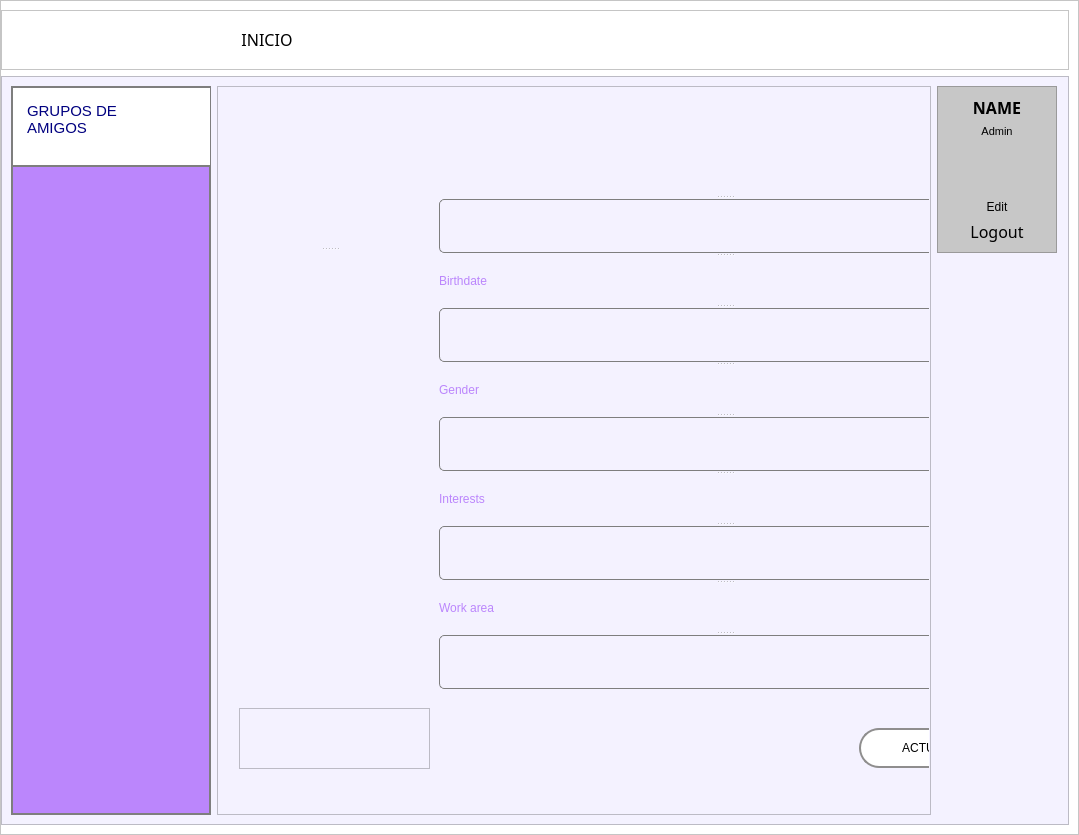
<?xml version="1.0" encoding="UTF-8"?>
<ui version="4.0">
 <class>MainWindow</class>
 <widget class="QMainWindow" name="MainWindow">
  <property name="geometry">
   <rect>
    <x>0</x>
    <y>0</y>
    <width>1079</width>
    <height>835</height>
   </rect>
  </property>
  <property name="windowTitle">
   <string>MainWindow</string>
  </property>
  <widget class="QWidget" name="centralwidget">
   <layout class="QHBoxLayout" name="horizontalLayout_3">
    <property name="spacing">
     <number>0</number>
    </property>
    <property name="leftMargin">
     <number>0</number>
    </property>
    <property name="topMargin">
     <number>0</number>
    </property>
    <property name="rightMargin">
     <number>0</number>
    </property>
    <property name="bottomMargin">
     <number>0</number>
    </property>
    <item>
     <widget class="QWidget" name="profile" native="true">
      <property name="minimumSize">
       <size>
        <width>100</width>
        <height>0</height>
       </size>
      </property>
      <layout class="QVBoxLayout" name="verticalLayout_5">
       <property name="spacing">
        <number>0</number>
       </property>
       <property name="leftMargin">
        <number>0</number>
       </property>
       <property name="topMargin">
        <number>0</number>
       </property>
       <property name="rightMargin">
        <number>0</number>
       </property>
       <property name="bottomMargin">
        <number>0</number>
       </property>
       <item>
        <widget class="QFrame" name="frame">
         <property name="styleSheet">
          <string notr="true">background-color: rgb(255, 255, 255);</string>
         </property>
         <property name="frameShape">
          <enum>QFrame::StyledPanel</enum>
         </property>
         <property name="frameShadow">
          <enum>QFrame::Raised</enum>
         </property>
         <layout class="QVBoxLayout" name="verticalLayout_2" stretch="0,11">
          <property name="leftMargin">
           <number>0</number>
          </property>
          <item>
           <widget class="QFrame" name="frame_superior">
            <property name="styleSheet">
             <string notr="true">Qframe{
background-color:rgb(0, 0, 0);
}

QPushButton{
background-color:#000000ff;
border-radius:20px;
}

QPushButton:hover{
background-color:rgb(61, 61, 61);
border-radius:20px;
color: rgb(255, 255, 255);
font: 20pt &quot;Bahnschrift SemiLight&quot;;
}</string>
            </property>
            <property name="frameShape">
             <enum>QFrame::StyledPanel</enum>
            </property>
            <property name="frameShadow">
             <enum>QFrame::Raised</enum>
            </property>
            <layout class="QHBoxLayout" name="horizontalLayout">
             <item>
              <widget class="QPushButton" name="bt_menu">
               <property name="minimumSize">
                <size>
                 <width>200</width>
                 <height>20</height>
                </size>
               </property>
               <property name="text">
                <string/>
               </property>
               <property name="icon">
                <iconset>
                 <normaloff>../../../../Downloads/menu.svg</normaloff>../../../../Downloads/menu.svg</iconset>
               </property>
               <property name="iconSize">
                <size>
                 <width>40</width>
                 <height>40</height>
                </size>
               </property>
              </widget>
             </item>
             <item>
              <widget class="QPushButton" name="bt_inicio">
               <property name="minimumSize">
                <size>
                 <width>100</width>
                 <height>0</height>
                </size>
               </property>
               <property name="font">
                <font>
                 <family>Bahnschrift SemiLight</family>
                 <pointsize>12</pointsize>
                 <weight>3</weight>
                 <italic>false</italic>
                 <bold>false</bold>
                </font>
               </property>
               <property name="styleSheet">
                <string notr="true">QPushButton{
background-color: white;
border-radius: 10px;
font: 30 12pt &quot;Bahnschrift SemiLight&quot;;
}

QPushButton:hover{
background-color: rgb(61, 61, 61);
border-radius: 10px;
font: 30 11pt &quot;Bahnschrift SemiLight&quot;;
}</string>
               </property>
               <property name="text">
                <string>INICIO</string>
               </property>
               <property name="iconSize">
                <size>
                 <width>20</width>
                 <height>20</height>
                </size>
               </property>
              </widget>
             </item>
             <item>
              <spacer name="horizontalSpacer">
               <property name="orientation">
                <enum>Qt::Horizontal</enum>
               </property>
               <property name="sizeHint" stdset="0">
                <size>
                 <width>40</width>
                 <height>20</height>
                </size>
               </property>
              </spacer>
             </item>
             <item>
              <widget class="QPushButton" name="bt_perfil">
               <property name="minimumSize">
                <size>
                 <width>40</width>
                 <height>40</height>
                </size>
               </property>
               <property name="text">
                <string/>
               </property>
               <property name="icon">
                <iconset>
                 <normaloff>../../../../Downloads/Perfil.jpeg</normaloff>../../../../Downloads/Perfil.jpeg</iconset>
               </property>
               <property name="iconSize">
                <size>
                 <width>40</width>
                 <height>40</height>
                </size>
               </property>
              </widget>
             </item>
            </layout>
           </widget>
          </item>
          <item>
           <widget class="QFrame" name="frame_contenido">
            <property name="styleSheet">
             <string notr="true">background-color: rgb(244, 242, 255);</string>
            </property>
            <property name="frameShape">
             <enum>QFrame::StyledPanel</enum>
            </property>
            <property name="frameShadow">
             <enum>QFrame::Raised</enum>
            </property>
            <layout class="QHBoxLayout" name="horizontalLayout_2">
             <property name="rightMargin">
              <number>11</number>
             </property>
             <item>
              <widget class="QFrame" name="frame_menu">
               <property name="minimumSize">
                <size>
                 <width>200</width>
                 <height>0</height>
                </size>
               </property>
               <property name="maximumSize">
                <size>
                 <width>0</width>
                 <height>16777215</height>
                </size>
               </property>
               <property name="styleSheet">
                <string notr="true">
QFrame{
background-color: rgb(187, 134, 252);
border: 2px solid  rgb(126, 126, 126);
}

QPushButton{
width: 201px;
height: 58px;
border-radius:20px;
background-color: white;
color: rgb(0, 0, 0);
font: 10pt &quot;Bahnschrift SemiLight&quot;;
}

QPushButton:hover{
width: 200px;
height: 57px;
border-radius:20px;
background-color: rgb(61, 61, 61);
color: rgb(255, 255, 255);
font: 9pt &quot;Bahnschrift SemiLight&quot;;
}</string>
               </property>
               <property name="frameShape">
                <enum>QFrame::StyledPanel</enum>
               </property>
               <property name="frameShadow">
                <enum>QFrame::Raised</enum>
               </property>
               <widget class="QFrame" name="frame_2">
                <property name="geometry">
                 <rect>
                  <x>0</x>
                  <y>0</y>
                  <width>201</width>
                  <height>81</height>
                 </rect>
                </property>
                <property name="styleSheet">
                 <string notr="true">
QFrame{
background-color: rgb(255, 255, 255);
}

QPushButton{
background-color: white;
border-top-left-radius: 5px;
border-bottom-left-radius: 5px;
color: rgb(0, 0, 0);
font: 12pt &quot;Bahnschrift SemiLight&quot;;
}

QPushButtom:hover{
background-color: rgb(61, 61, 61);
border-top-left-radius: 5px;
border-bottom-left-radius: 5px;
color: rgb(255, 255, 255);
font: 12pt &quot;Bahnschrift SemiLight&quot;;
}</string>
                </property>
                <property name="frameShape">
                 <enum>QFrame::StyledPanel</enum>
                </property>
                <property name="frameShadow">
                 <enum>QFrame::Raised</enum>
                </property>
                <property name="lineWidth">
                 <number>1</number>
                </property>
                <widget class="QTextEdit" name="textEdit">
                 <property name="geometry">
                  <rect>
                   <x>10</x>
                   <y>10</y>
                   <width>121</width>
                   <height>61</height>
                  </rect>
                 </property>
                 <property name="styleSheet">
                  <string notr="true">font: 9pt &quot;Bahnschrift SemiLight&quot;;
border-color: rgb(255, 255, 255);</string>
                 </property>
                 <property name="frameShape">
                  <enum>QFrame::StyledPanel</enum>
                 </property>
                 <property name="html">
                  <string>&lt;!DOCTYPE HTML PUBLIC &quot;-//W3C//DTD HTML 4.0//EN&quot; &quot;http://www.w3.org/TR/REC-html40/strict.dtd&quot;&gt;
&lt;html&gt;&lt;head&gt;&lt;meta name=&quot;qrichtext&quot; content=&quot;1&quot; /&gt;&lt;style type=&quot;text/css&quot;&gt;
p, li { white-space: pre-wrap; }
&lt;/style&gt;&lt;/head&gt;&lt;body style=&quot; font-family:'Bahnschrift SemiLight'; font-size:9pt; font-weight:400; font-style:normal;&quot;&gt;
&lt;p style=&quot; margin-top:0px; margin-bottom:0px; margin-left:0px; margin-right:0px; -qt-block-indent:0; text-indent:0px;&quot;&gt;&lt;span style=&quot; font-size:11pt; color:#00007f;&quot;&gt;GRUPOS DE AMIGOS&lt;/span&gt;&lt;/p&gt;&lt;/body&gt;&lt;/html&gt;</string>
                 </property>
                </widget>
                <widget class="QPushButton" name="bt_mas">
                 <property name="geometry">
                  <rect>
                   <x>140</x>
                   <y>20</y>
                   <width>41</width>
                   <height>41</height>
                  </rect>
                 </property>
                 <property name="styleSheet">
                  <string notr="true">QPushButton{
background-color: white;
border-radius: 20px;
}

QPushButton:hover{
background-color: rgb(61, 61, 61);
border-radius: 20px;
}</string>
                 </property>
                 <property name="text">
                  <string/>
                 </property>
                 <property name="icon">
                  <iconset>
                   <normaloff>../../../../Downloads/plus-circle.svg</normaloff>../../../../Downloads/plus-circle.svg</iconset>
                 </property>
                 <property name="iconSize">
                  <size>
                   <width>35</width>
                   <height>35</height>
                  </size>
                 </property>
                </widget>
               </widget>
              </widget>
             </item>
             <item>
              <widget class="QFrame" name="frame_perfil">
               <property name="frameShape">
                <enum>QFrame::StyledPanel</enum>
               </property>
               <property name="frameShadow">
                <enum>QFrame::Raised</enum>
               </property>
               <layout class="QVBoxLayout" name="verticalLayout_3">
                <property name="spacing">
                 <number>0</number>
                </property>
                <property name="leftMargin">
                 <number>1</number>
                </property>
                <property name="topMargin">
                 <number>1</number>
                </property>
                <property name="rightMargin">
                 <number>1</number>
                </property>
                <property name="bottomMargin">
                 <number>1</number>
                </property>
                <item>
                 <widget class="QStackedWidget" name="stackedWidget">
                  <property name="styleSheet">
                   <string notr="true">QFrame{
background-color: (255, 255, 255);
}

QLabel{
background-color: (255, 255, 255);
font: 10pt &quot;Bahnschrift SemiLight&quot;;
}</string>
                  </property>
                  <property name="frameShape">
                   <enum>QFrame::NoFrame</enum>
                  </property>
                  <property name="currentIndex">
                   <number>0</number>
                  </property>
                  <widget class="QWidget" name="page_perfil">
                   <widget class="QPushButton" name="bt_actualizar">
                    <property name="geometry">
                     <rect>
                      <x>640</x>
                      <y>640</y>
                      <width>161</width>
                      <height>40</height>
                     </rect>
                    </property>
                    <property name="minimumSize">
                     <size>
                      <width>40</width>
                      <height>40</height>
                     </size>
                    </property>
                    <property name="styleSheet">
                     <string notr="true">QPushButton{
background-color: rgb(255, 255, 255);
border-radius:20px;
border: 2px solid  rgb(143, 142, 142);
font: 25 10pt &quot;Bahnschrift SemiLight&quot;;
}

QPushButton:hover{
background-color:rgb(61, 61, 61);
border-radius:20px;
color: rgb(255, 255, 255);
font: 25 9pt &quot;Bahnschrift SemiLight&quot;;
}
</string>
                    </property>
                    <property name="text">
                     <string>ACTUALIZAR</string>
                    </property>
                   </widget>
                   <widget class="QSplitter" name="splitter_2">
                    <property name="geometry">
                     <rect>
                      <x>30</x>
                      <y>60</y>
                      <width>161</width>
                      <height>201</height>
                     </rect>
                    </property>
                    <property name="orientation">
                     <enum>Qt::Vertical</enum>
                    </property>
                    <widget class="QLabel" name="label_2">
                     <property name="text">
                      <string/>
                     </property>
                     <property name="pixmap">
                      <pixmap>../../../../Downloads/Perfil.jpeg</pixmap>
                     </property>
                     <property name="alignment">
                      <set>Qt::AlignCenter</set>
                     </property>
                    </widget>
                    <widget class="QLabel" name="nombre">
                     <property name="styleSheet">
                      <string notr="true">color: rgb(110, 132, 255);
font: 87 12pt &quot;Arial Black&quot;;</string>
                     </property>
                     <property name="text">
                      <string/>
                     </property>
                     <property name="alignment">
                      <set>Qt::AlignCenter</set>
                     </property>
                    </widget>
                   </widget>
                   <widget class="QSplitter" name="splitter">
                    <property name="geometry">
                     <rect>
                      <x>220</x>
                      <y>60</y>
                      <width>571</width>
                      <height>541</height>
                     </rect>
                    </property>
                    <property name="orientation">
                     <enum>Qt::Vertical</enum>
                    </property>
                    <widget class="QLabel" name="profesion">
                     <property name="minimumSize">
                      <size>
                       <width>20</width>
                       <height>0</height>
                      </size>
                     </property>
                     <property name="styleSheet">
                      <string notr="true">color: rgb(110, 132, 255);
font: 80 26pt &quot;Bahnschrift&quot;;</string>
                     </property>
                     <property name="text">
                      <string/>
                     </property>
                    </widget>
                    <widget class="QLabel" name="resena">
                     <property name="minimumSize">
                      <size>
                       <width>200</width>
                       <height>0</height>
                      </size>
                     </property>
                     <property name="styleSheet">
                      <string notr="true">QFrame{
background-color: (255, 255, 255);
}

QLabel{
background-color: (255, 255, 255);
border: 1px solid  rgb(126, 126, 126);
border-radius: 5px;
font: 10pt &quot;Bahnschrift SemiLight&quot;;
}</string>
                     </property>
                     <property name="text">
                      <string/>
                     </property>
                    </widget>
                    <widget class="QLabel" name="label_6">
                     <property name="minimumSize">
                      <size>
                       <width>20</width>
                       <height>0</height>
                      </size>
                     </property>
                     <property name="styleSheet">
                      <string notr="true">color: rgb(187, 134, 252);
font: 12pt &quot;Bahnschrift SemiLight&quot;;</string>
                     </property>
                     <property name="text">
                      <string>Birthdate</string>
                     </property>
                    </widget>
                    <widget class="QLabel" name="birthdate">
                     <property name="styleSheet">
                      <string notr="true">QFrame{
background-color: (255, 255, 255);
}

QLabel{
background-color: (255, 255, 255);
border: 1px solid  rgb(126, 126, 126);
border-radius: 5px;
font: 10pt &quot;Bahnschrift SemiLight&quot;;
}</string>
                     </property>
                     <property name="text">
                      <string/>
                     </property>
                    </widget>
                    <widget class="QLabel" name="label_5">
                     <property name="minimumSize">
                      <size>
                       <width>20</width>
                       <height>0</height>
                      </size>
                     </property>
                     <property name="styleSheet">
                      <string notr="true">color: rgb(187, 134, 252);
font: 12pt &quot;Bahnschrift SemiLight&quot;;</string>
                     </property>
                     <property name="text">
                      <string>Gender</string>
                     </property>
                    </widget>
                    <widget class="QLabel" name="gender">
                     <property name="styleSheet">
                      <string notr="true">QFrame{
background-color: (255, 255, 255);
}

QLabel{
background-color: (255, 255, 255);
border: 1px solid  rgb(126, 126, 126);
border-radius: 5px;
font: 10pt &quot;Bahnschrift SemiLight&quot;;
}</string>
                     </property>
                     <property name="text">
                      <string/>
                     </property>
                    </widget>
                    <widget class="QLabel" name="label_7">
                     <property name="minimumSize">
                      <size>
                       <width>30</width>
                       <height>0</height>
                      </size>
                     </property>
                     <property name="styleSheet">
                      <string notr="true">color: rgb(187, 134, 252);
font: 12pt &quot;Bahnschrift SemiLight&quot;;</string>
                     </property>
                     <property name="text">
                      <string>Interests</string>
                     </property>
                    </widget>
                    <widget class="QLabel" name="interests">
                     <property name="styleSheet">
                      <string notr="true">QFrame{
background-color: (255, 255, 255);
}

QLabel{
background-color: (255, 255, 255);
border: 1px solid  rgb(126, 126, 126);
border-radius: 5px;
font: 10pt &quot;Bahnschrift SemiLight&quot;;
}</string>
                     </property>
                     <property name="text">
                      <string/>
                     </property>
                    </widget>
                    <widget class="QLabel" name="label_8">
                     <property name="minimumSize">
                      <size>
                       <width>30</width>
                       <height>0</height>
                      </size>
                     </property>
                     <property name="styleSheet">
                      <string notr="true">color: rgb(187, 134, 252);
font: 12pt &quot;Bahnschrift SemiLight&quot;;</string>
                     </property>
                     <property name="text">
                      <string>Work area</string>
                     </property>
                    </widget>
                    <widget class="QLabel" name="workarea">
                     <property name="styleSheet">
                      <string notr="true">QFrame{
background-color: (255, 255, 255);
}

QLabel{
background-color: (255, 255, 255);
border: 1px solid  rgb(126, 126, 126);
border-radius: 5px;
font: 10pt &quot;Bahnschrift SemiLight&quot;;
}</string>
                     </property>
                     <property name="text">
                      <string/>
                     </property>
                    </widget>
                   </widget>
                   <widget class="QFrame" name="frame_agregar">
                    <property name="geometry">
                     <rect>
                      <x>20</x>
                      <y>620</y>
                      <width>191</width>
                      <height>61</height>
                     </rect>
                    </property>
                    <property name="styleSheet">
                     <string notr="true">QPushButton{
width: 161px;
height: 40px;
background-color: rgb(255, 255, 255);
border-radius:15px;
border: 2px solid  rgb(143, 142, 142);
font: 25 10pt &quot;Bahnschrift SemiLight&quot;;
}

QPushButton:hover{
width: 156px;
height: 35px;
background-color:rgb(61, 61, 61);
border-radius:15px;
color: rgb(255, 255, 255);
font: 25 9pt &quot;Bahnschrift SemiLight&quot;;
}
</string>
                    </property>
                    <property name="frameShape">
                     <enum>QFrame::StyledPanel</enum>
                    </property>
                    <property name="frameShadow">
                     <enum>QFrame::Raised</enum>
                    </property>
                   </widget>
                  </widget>
                  <widget class="QWidget" name="page_agregar">
                   <widget class="QSplitter" name="splitter_3">
                    <property name="geometry">
                     <rect>
                      <x>50</x>
                      <y>50</y>
                      <width>711</width>
                      <height>41</height>
                     </rect>
                    </property>
                    <property name="mouseTracking">
                     <bool>false</bool>
                    </property>
                    <property name="orientation">
                     <enum>Qt::Horizontal</enum>
                    </property>
                    <widget class="QLineEdit" name="line_busqueda">
                     <property name="minimumSize">
                      <size>
                       <width>0</width>
                       <height>0</height>
                      </size>
                     </property>
                     <property name="styleSheet">
                      <string notr="true">QLineEdit{
background-color: rgb(255, 255, 255);
border-radius:20px;
border: 2px solid  rgb(143, 142, 142);
font: 25 10pt &quot;Bahnschrift SemiLight&quot;;
}
</string>
                     </property>
                     <property name="text">
                      <string/>
                     </property>
                     <property name="cursorPosition">
                      <number>0</number>
                     </property>
                     <property name="placeholderText">
                      <string>    Buscar por profesion ...</string>
                     </property>
                    </widget>
                    <widget class="QPushButton" name="bt_search">
                     <property name="styleSheet">
                      <string notr="true">QPushButton{
background-color: rgb(255, 255, 255);
border-radius:20px;
border: 2px solid  rgb(143, 142, 142);
font: 25 10pt &quot;Bahnschrift SemiLight&quot;;
}

QPushButton:hover{
background-color:rgb(61, 61, 61);
border-radius:20px;
}</string>
                     </property>
                     <property name="text">
                      <string/>
                     </property>
                     <property name="icon">
                      <iconset>
                       <normaloff>../../../../Downloads/search.svg</normaloff>../../../../Downloads/search.svg</iconset>
                     </property>
                     <property name="iconSize">
                      <size>
                       <width>25</width>
                       <height>25</height>
                      </size>
                     </property>
                    </widget>
                   </widget>
                   <widget class="QFrame" name="perfiles">
                    <property name="geometry">
                     <rect>
                      <x>40</x>
                      <y>140</y>
                      <width>701</width>
                      <height>531</height>
                     </rect>
                    </property>
                    <property name="minimumSize">
                     <size>
                      <width>0</width>
                      <height>0</height>
                     </size>
                    </property>
                    <property name="styleSheet">
                     <string notr="true">QPushButton{
width: 585px;
height: 41px;
background-color: white;
border-radius: 20px;
color: rgb(110, 132, 255);
border: 2px solid rgb(143, 142, 142);
font: 13pt &quot;Bahnschrift SemiLight&quot;;
}

QPushButton:hover{
width: 580px;
height: 36px;
background-color: rgb(200, 200, 200);
border-radius: 20px;
color: rgb(255, 255, 255);
border: 2px solid rgb(143, 142, 142);
font: 12pt &quot;Bahnschrift SemiLight&quot;;
}</string>
                    </property>
                    <property name="frameShape">
                     <enum>QFrame::StyledPanel</enum>
                    </property>
                    <property name="frameShadow">
                     <enum>QFrame::Raised</enum>
                    </property>
                   </widget>
                  </widget>
                 </widget>
                </item>
               </layout>
              </widget>
             </item>
             <item alignment="Qt::AlignTop">
              <widget class="QFrame" name="frame_perfiles">
               <property name="minimumSize">
                <size>
                 <width>120</width>
                 <height>0</height>
                </size>
               </property>
               <property name="maximumSize">
                <size>
                 <width>0</width>
                 <height>200</height>
                </size>
               </property>
               <property name="styleSheet">
                <string notr="true">
QFrame{
background-color: rgb(199, 199, 199);
}

QPushButton{
background-color: rgb(199, 199, 199);
border-radius: 5px;
color: rgb(0, 0, 0);
font: 12pt &quot;Bahnschrift SemiLight&quot;;
}

QPushButton:hover{
background-color: rgb(61, 61, 61);
border-radius: 5px;
color: rgb(255, 255, 255);
font: 11pt &quot;Bahnschrift SemiLight&quot;;
}</string>
               </property>
               <property name="frameShape">
                <enum>QFrame::StyledPanel</enum>
               </property>
               <property name="frameShadow">
                <enum>QFrame::Raised</enum>
               </property>
               <layout class="QVBoxLayout" name="verticalLayout_4">
                <item>
                 <widget class="QLabel" name="name">
                  <property name="font">
                   <font>
                    <family>Bahnschrift SemiLight</family>
                    <pointsize>12</pointsize>
                    <weight>75</weight>
                    <bold>true</bold>
                   </font>
                  </property>
                  <property name="text">
                   <string>NAME</string>
                  </property>
                  <property name="alignment">
                   <set>Qt::AlignCenter</set>
                  </property>
                 </widget>
                </item>
                <item>
                 <widget class="QLabel" name="label_11">
                  <property name="font">
                   <font>
                    <family>Arial</family>
                    <pointsize>8</pointsize>
                    <weight>50</weight>
                    <bold>false</bold>
                   </font>
                  </property>
                  <property name="text">
                   <string>Admin</string>
                  </property>
                  <property name="alignment">
                   <set>Qt::AlignCenter</set>
                  </property>
                 </widget>
                </item>
                <item alignment="Qt::AlignHCenter">
                 <widget class="QLabel" name="label">
                  <property name="minimumSize">
                   <size>
                    <width>50</width>
                    <height>50</height>
                   </size>
                  </property>
                  <property name="maximumSize">
                   <size>
                    <width>50</width>
                    <height>50</height>
                   </size>
                  </property>
                  <property name="text">
                   <string/>
                  </property>
                  <property name="pixmap">
                   <pixmap>iconos/user.svg</pixmap>
                  </property>
                  <property name="scaledContents">
                   <bool>true</bool>
                  </property>
                  <property name="alignment">
                   <set>Qt::AlignCenter</set>
                  </property>
                 </widget>
                </item>
                <item>
                 <widget class="QPushButton" name="pushButton">
                  <property name="minimumSize">
                   <size>
                    <width>0</width>
                    <height>0</height>
                   </size>
                  </property>
                  <property name="text">
                   <string>Edit</string>
                  </property>
                  <property name="icon">
                   <iconset>
                    <normaloff>../../../../Downloads/edit (3).svg</normaloff>../../../../Downloads/edit (3).svg</iconset>
                  </property>
                 </widget>
                </item>
                <item>
                 <widget class="QPushButton" name="pushButton_3">
                  <property name="font">
                   <font>
                    <family>Bahnschrift SemiLight</family>
                    <pointsize>12</pointsize>
                    <weight>50</weight>
                    <italic>false</italic>
                    <bold>false</bold>
                   </font>
                  </property>
                  <property name="text">
                   <string>Logout</string>
                  </property>
                  <property name="icon">
                   <iconset>
                    <normaloff>../../../../Downloads/log-out.svg</normaloff>../../../../Downloads/log-out.svg</iconset>
                  </property>
                 </widget>
                </item>
               </layout>
              </widget>
             </item>
            </layout>
           </widget>
          </item>
         </layout>
        </widget>
       </item>
      </layout>
     </widget>
    </item>
   </layout>
  </widget>
 </widget>
 <resources/>
 <connections/>
</ui>
